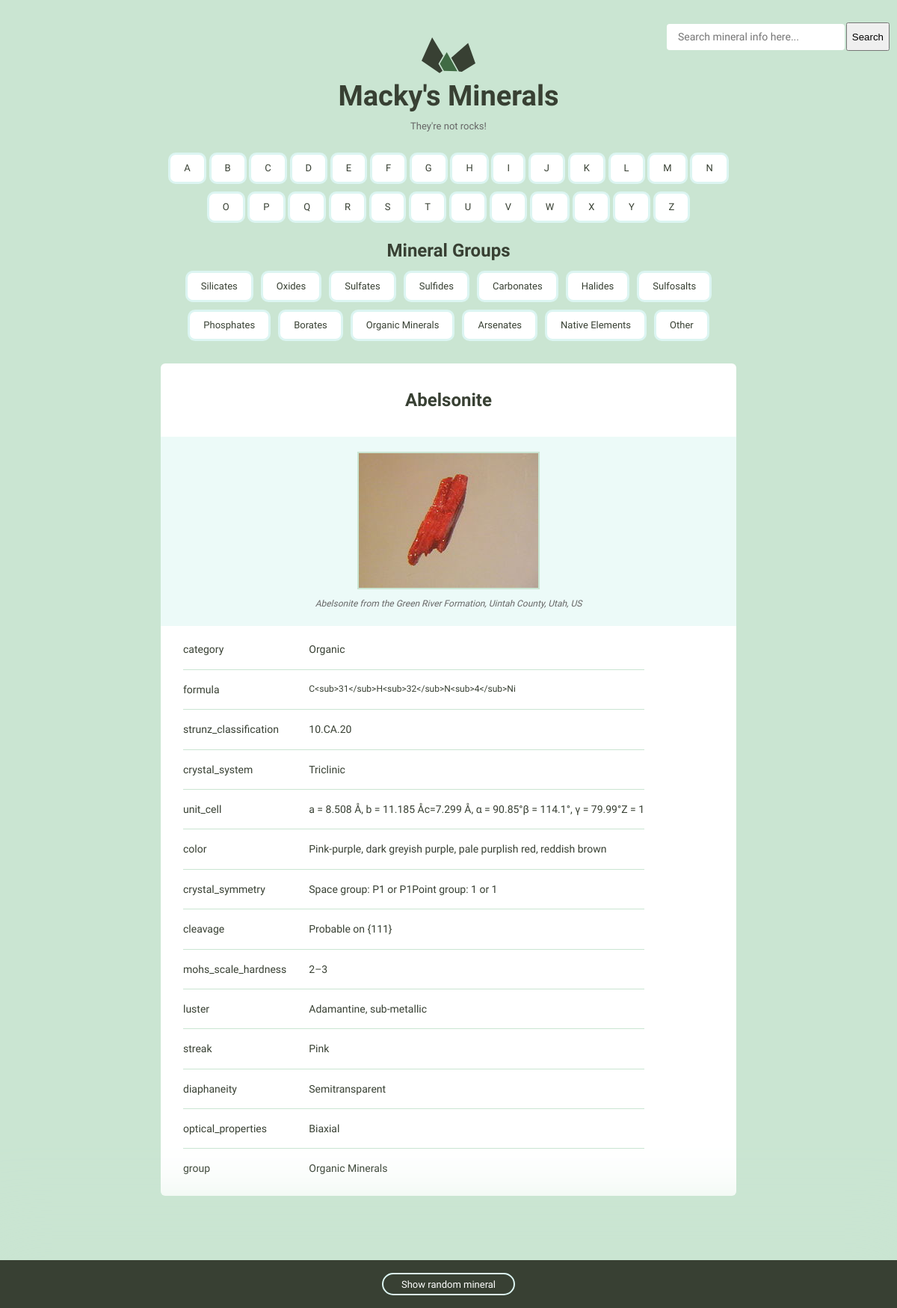
The page /minerals/mineral/Abelsonite/ on the database its author committed.
### minerals/models.py (models this page shows, shortened)
class Mineral(models.Model):
    name = models.CharField(unique=True, max_length=255)
    image_filename = models.CharField(max_length=255, blank=True)
    image_caption = models.CharField(max_length=255, blank=True)
    category = models.CharField(max_length=255, blank=True)
    formula = models.CharField(max_length=255, blank=True)
    strunz_classification = models.CharField(max_length=255, blank=True)
    crystal_system = models.CharField(max_length=255, blank=True)
    unit_cell = models.CharField(max_length=255, blank=True)
    color = models.CharField(max_length=255, blank=True)
    crystal_symmetry = models.CharField(max_length=255, blank=True)
    cleavage = models.CharField(max_length=255, blank=True)
    mohs_scale_hardness = models.CharField(max_length=255, blank=True)
    luster = models.CharField(max_length=255, blank=True)
    streak = models.CharField(max_length=255, blank=True)
    diaphaneity = models.CharField(max_length=255, blank=True)
    optical_properties = models.CharField(max_length=255, blank=True)
    refractive_index = models.CharField(max_length=255, blank=True)
    crystal_habit = models.CharField(max_length=255, blank=True)
    specific_gravity = models.CharField(max_length=255, blank=True)
    group = models.CharField(max_length=255, blank=True)

### minerals/views.py (the view)
# urls.py: path("mineral/<name>/", views.mineral_detail_page, name="detail"),
def mineral_detail_page(request, name):
    mineral = Mineral.objects.filter(name=name).values()
    if not mineral:
        raise Http404("Mineral nowhere to be found")
    else:
        mineral[0].pop('id')
        mineral = ({key: value
                    for key, value in mineral[0].items() if value != ""})
    search_form = SearchForm(request.GET)
    if search_form.is_valid():
        return HttpResponse(reverse("minerals:search_list"))
    search_form = SearchForm()
    return render(
        request, 'minerals/detail.html',
        {
            'mineral': mineral,
            'form': search_form,
            'letters': ascii_uppercase,
            'categories': categories
        }
    )

### minerals/forms.py
class SearchForm(Form):
    query = CharField(
        max_length=255,
        widget=TextInput(attrs={
            'placeholder': "Search mineral info here..."
        })
    )

### minerals/templates/minerals/detail.html
{% extends 'links.html' %}
{% load static %}
{% block content %}
    <div class="grid-100 mineral__container">
        <h1 class="mineral__name">{{ mineral.name }}</h1>
        <div class="mineral__image-bg">
            <img class="mineral__image" src="{% static 'minerals/images/' %}{{ mineral.image_filename }}">
            <p class="mineral__caption">{{ mineral.image_caption }}</p>
        </div>
        <div class="mineral__table-container">
            <table class="mineral__table">
                {% for key, value in mineral.items %}
                    {% if key != 'name' and 'image' not in key and key == 'formula' %}
                        <tr>
                            <td class="mineral__catagory">{{ key }}</td>
                            <td class="mineral__formula">{{ value }}</td>
                        </tr>
                    {% elif key != 'name' and 'image' not in key and key != 'formula' %}
                        <tr>
                            <td class="mineral__catagory">{{ key }}</td>
                            <td>{{ value }}</td>
                        </tr>
                    {% endif %}
                {% endfor %}
            </table>
        </div>
    </div>
{% endblock %}

### templates/links.html
{% extends 'index.html' %}
{% block mineral_links %}
    <ul class="letter_links">
    {% for letter in letters %}
        {% if letter == query %}
            <li class="letter_link"><a href="{% url 'minerals:letter_list' letter %}" id="active_link">{{ letter }}</a></li>
        {% else %}
            <li class="letter_link"><a href="{% url 'minerals:letter_list' letter %}">{{ letter }}</a></li>
        {% endif %}
    {% endfor %}
    </ul>
    <h2 class="sub_header">Mineral Groups</h2>
    <ul class="category_links">
    {% for category in categories %}
        {% if category == query %}
            <li class="category_link"><a href="{% url 'minerals:category_list' category %}" id="active_link">{{ category }}</a></li>
        {% else %}
            <li class="category_link"><a href="{% url 'minerals:category_list' category %}">{{ category }}</a></li>
        {% endif %}
    {% endfor %}
    </ul>
{% endblock %}

### templates/index.html (shortened to what this page needs)
{% load static %}
<!DOCTYPE html>
<html lang="en">
  <head>
    <link rel="stylesheet" href="{% static 'css/global.css' %}">
  </head>
  <body>
    <form class="form_style" method="get" action="{% url 'minerals:search_list' %}?next={{ request.path }}">
        {% for field in form %}
            {{ field }}
        {% endfor %}
        <button class="form_button" type="submit">Search</button>
    </form>
    <div class="bounds">
      <div class="grid-100">
        <a href="{% url 'show_minerals' %}">
          <h1 class="logo__name text-centered">Macky's Minerals</h1>
        </a>
        <p class="logo__text text-centered">They're not rocks!</p>
      </div>
      <div class="grid-100">
        {% block mineral_links %}{% endblock %}
        {% block content %}{% endblock %}
      </div>
    </div>
    <div class="minerals__random">
      <a class="minerals__anchor" href="{% url 'minerals:random' %}">Show random mineral</a>
    </div>
  </body>
</html>

### rows shown on the page
Mineral: name "Abelsonite", image_filename (picture), image_caption "Abelsonite from the Green River Formation, Uintah County, Utah, US", mineral "Organic" "10.CA.20" "Triclinic" "a = 8.508 Å, b = 11.185 Åc=7.299 Å, α = 90.85°β = 114.1°, γ = 79.99°Z = 1" "Pink-purple, dark greyish purple, pale purplish red, reddish brown" "Space group: P1 or P1Point group: 1 or 1" "Probable on {111}" "2–3" "Adamantine, sub-metallic" "Pink" "Semitransparent" "Biaxial" "Organic Minerals", mineral "C<sub>31</sub>H<sub>32</sub>N<sub>4</sub>Ni"

### other values the page prints
{{ letter }} "A" "B" "C" "D" "E" "F" "G" "H" "I" "J" "K" "L" "M" "N" "O" "P" "Q" "R" "S" "T" "U" "V" "W" "X" "Y" "Z"
{{ category }} "Silicates" "Oxides" "Sulfates" "Sulfides" "Carbonates" "Halides" "Sulfosalts" "Phosphates" "Borates" "Organic Minerals" "Arsenates" "Native Elements" "Other"
{{ key }} "category" "strunz_classification" "crystal_system" "unit_cell" "color" "crystal_symmetry" "cleavage" "mohs_scale_hardness" "luster" "streak" "diaphaneity" "optical_properties" "group"
{{ key }} "formula"
